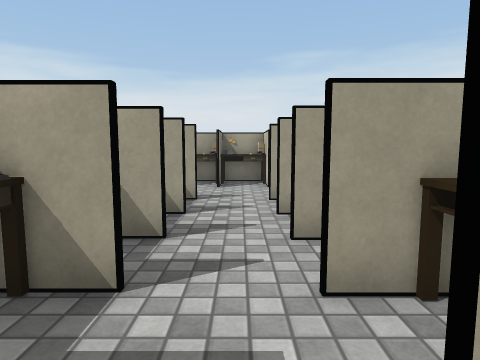
View 1 (above)

24 first-person views from a walk through a scene from a Unity 3-D project. The camera is 1.2 m above the floor, tilts 6° down and sees 75° across. The floor is counted in squares, 1 m on a side. Each view is taken from the middle of a square. On the plan, view 1 faces up. The plan holds only what a view shows up to about 13 squares ahead; the rest is blank. The place goes on beyond the plan. The player is left out. Some animated figures are left out. Door leaves are left out, so doorways stand open. Some surface patterns are stand-ins.

View 2
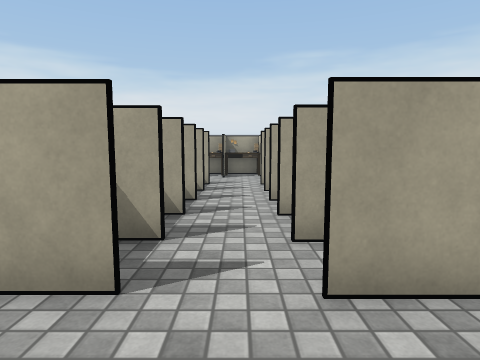

View 3
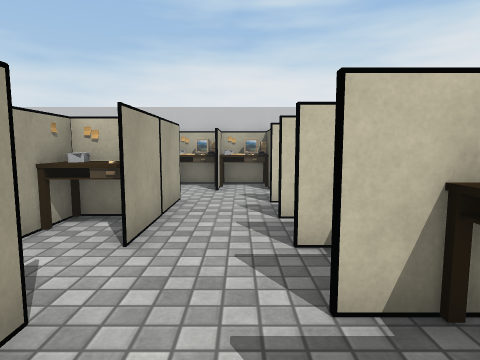

View 4
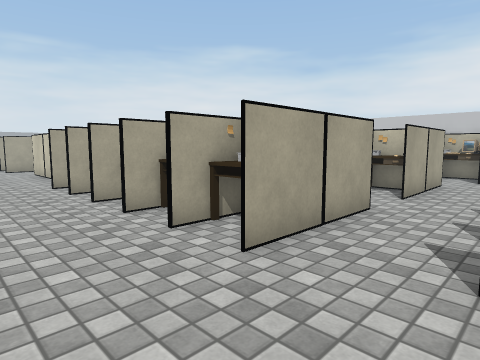

View 5
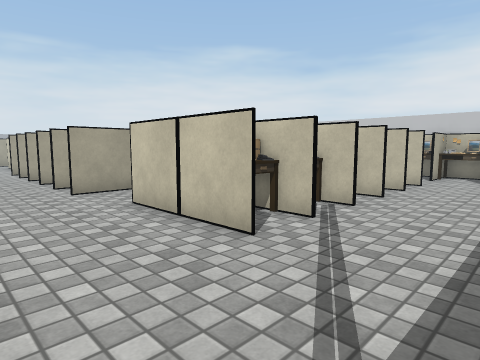

View 6
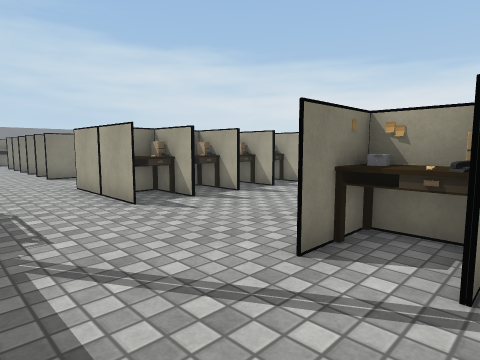

View 7
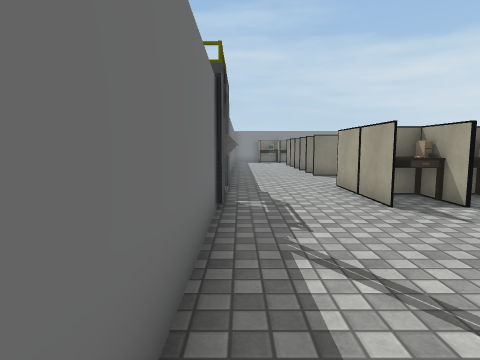

View 8
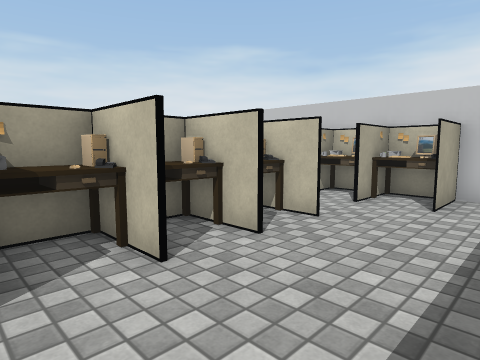

View 9
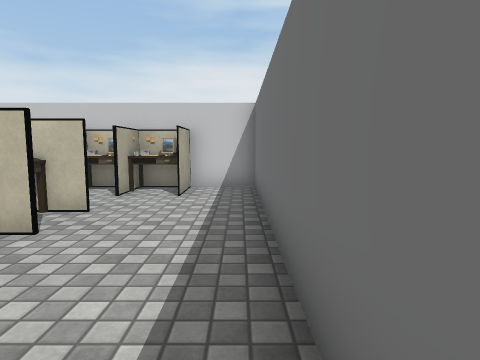

View 10
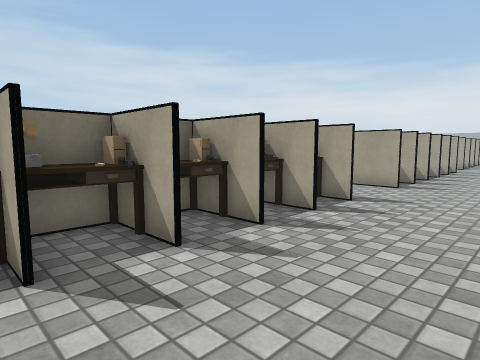

View 11
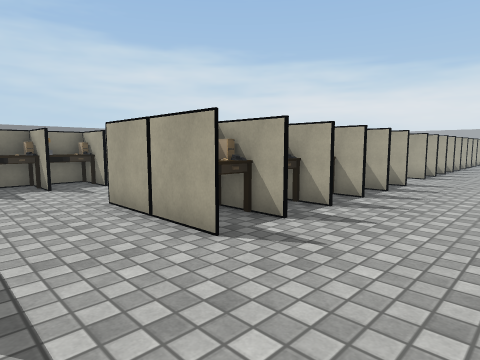

View 12
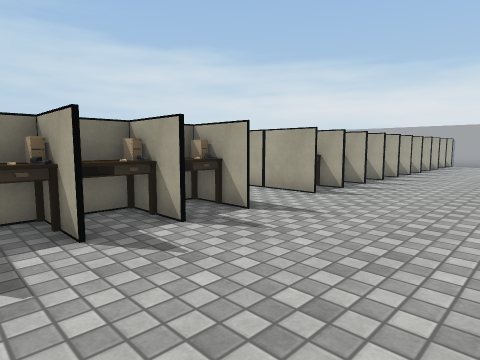

View 13
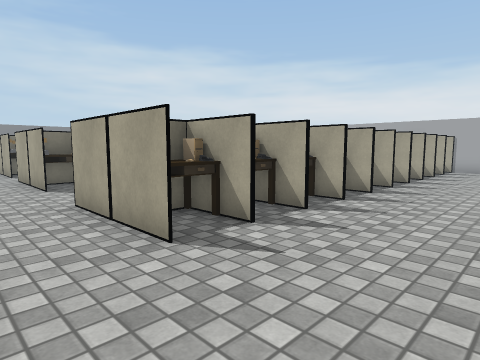

View 14
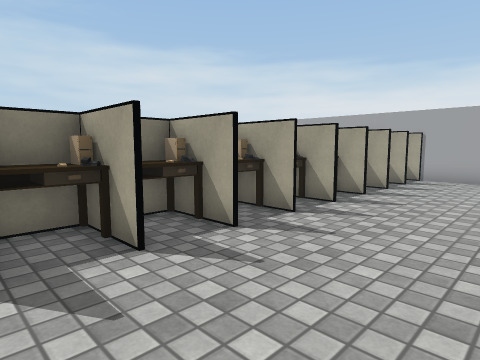

View 15
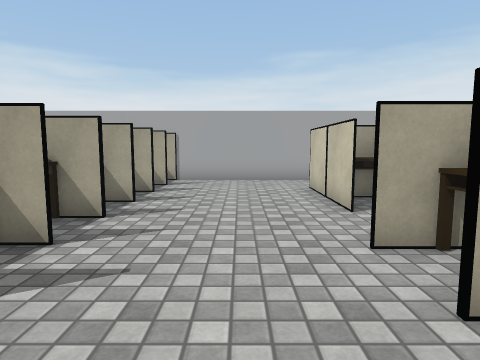

View 16
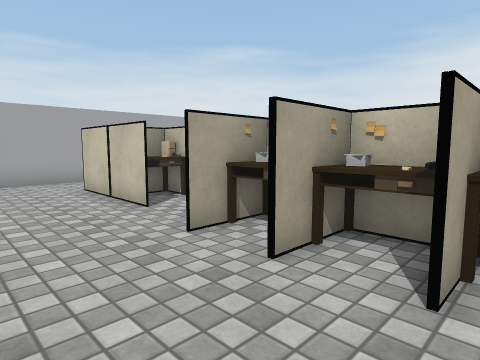

View 17
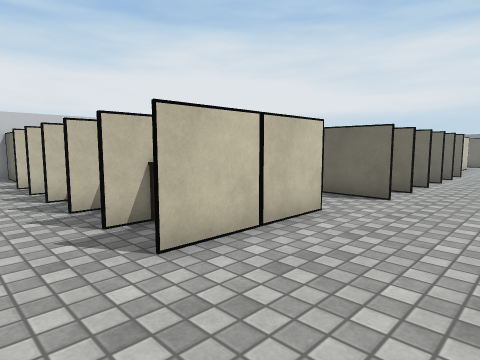

View 18
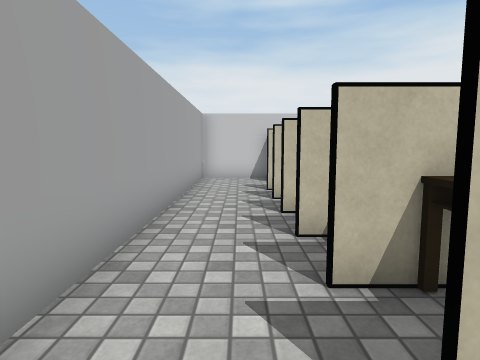

View 19
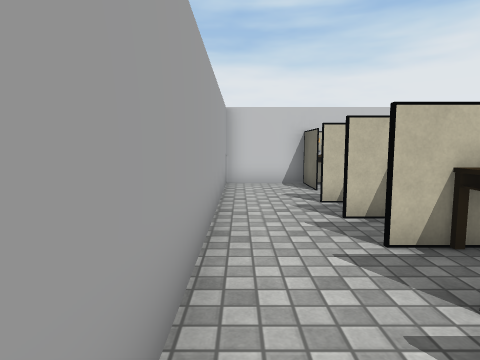

View 20
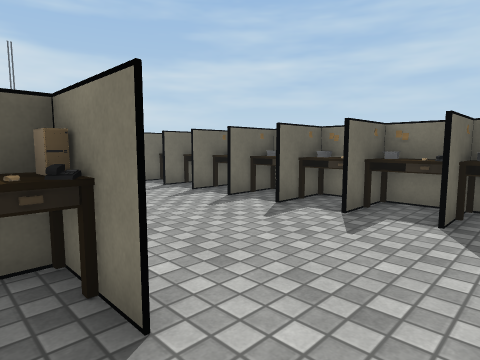

View 21
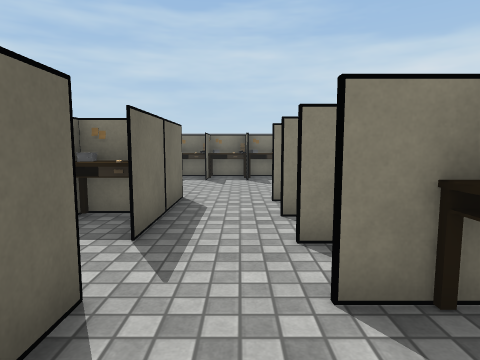

View 22
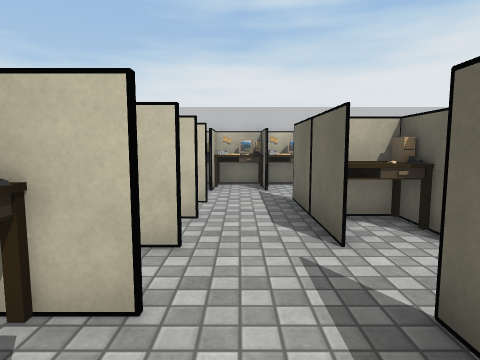

View 23
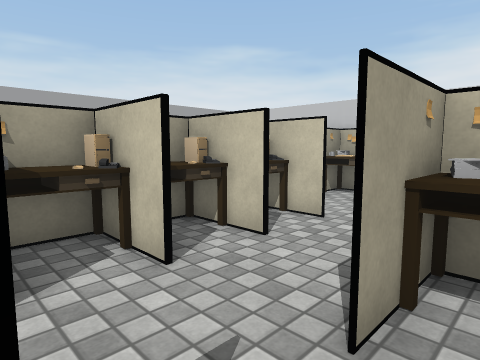

View 24
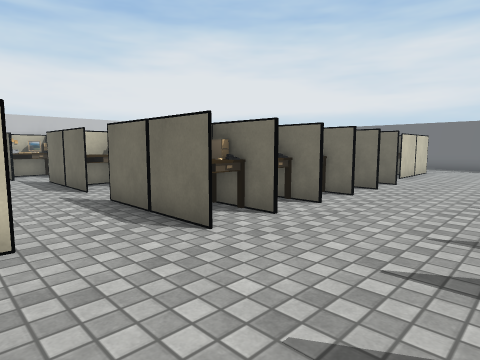

### Floor plan
Key: @ floor where view 1 was taken; # wall or solid block; . floor; D open door; O other object.
Columns run from 21 left of view 1 to 8 right of it. Each row starts with its distance up from view 1.
 31             ##################
 30             O................#
 29            OO................#
 28            OO....O.OO.OO.O.OO#
 27            OOO...OOO OO     O
 26            OO....OOOOOOOOO OO
 25            OO....O.OO.OO.O.OO
 24            OO..............OO
 23            OO....OOOO.OOOO.OO
 22            OO....OOO...O   OO
 21            OO....OOO  OO
 20            OOO...OO
 19            OO....OO
 18            OO....O
 17            OO....
 16      OO.   OO....O
 15 OO.OOOO...OOO....O
 14      ............
 13             .....
 12            OOO...O
 11            OOO...O OOOO
 10            OO....O  OOO
  9            OOO.........
  8             OO.............OO
  7      O      O....OOOO.OOOO.OO
  6      OO.   OOO...OO O.OO    O
  5      O....OOOO...O  ...
  4      OO..........OOOO.O
  3      OO..........O OO..
  2             O....O O..OO
  1              ....OOOO.OO
  0             OO...OO .@.O
 -1            OOO.....OO.OOOO.OO
 -2            OO...............O
 -3            OOO...O. O.OO.O.
 -4            OOO...OO OOOO
 -5       O.   OO....OOOOOOOOO..O
 -6     O.O...OOO....O.OO.OO.O.OO
 -7     .......................OO#
 -8       ......................O#
 -9       ... DDD#...............#
-10              #################

Positions as (right, up) in squares from view 1, and headings:
1: (0, 0), facing up
2: (0, -3), facing up
3: (-3, -2), facing right
4: (-7, -3), facing up-right
5: (-7, -9), facing up-right
6: (-2, -9), facing up-left
7: (-2, -9), facing left
8: (-1, -9), facing up-right
9: (-2, -9), facing right
10: (-5, -5), facing up-left
11: (-5, 2), facing up-left
12: (-4, 8), facing up-left
13: (-5, 13), facing up-left
14: (-5, 18), facing up-left
15: (-6, 19), facing up
16: (-7, 19), facing up-right
17: (-7, 30), facing down-right
18: (-5, 29), facing right
19: (-3, 30), facing right
20: (-3, 30), facing down-left
21: (3, 24), facing left
22: (-3, 24), facing right
23: (-1, 22), facing up-right
24: (-8, 10), facing down-right
